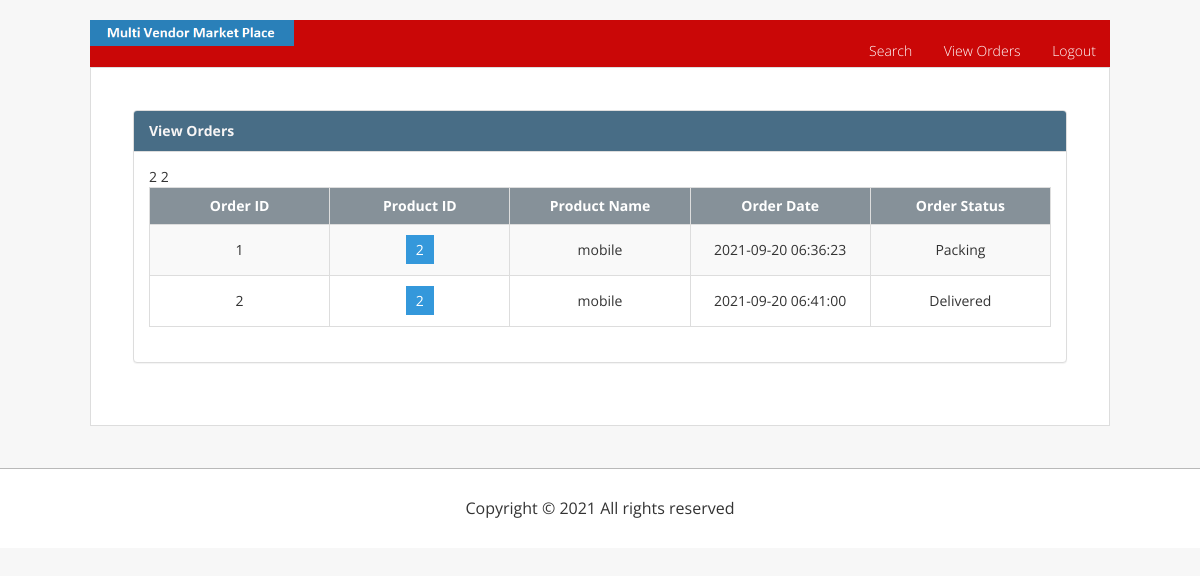
/vieworders.php (signed in), run on the app's committed database.
### tables this page shows
CREATE TABLE IF NOT EXISTS `orders` (
  `id` int(5) NOT NULL AUTO_INCREMENT,
  `userid` varchar(50) NOT NULL,
  `pid` int(5) NOT NULL,
  `orderdate` varchar(50) NOT NULL,
  `orderstatus` varchar(50) NOT NULL,
  PRIMARY KEY (`id`)
);

CREATE TABLE IF NOT EXISTS `products` (
  `pid` int(5) NOT NULL AUTO_INCREMENT,
  `name` varchar(50) NOT NULL,
  `price` varchar(50) NOT NULL,
  `mname` varchar(50) NOT NULL,
  `expdate` varchar(50) NOT NULL,
  `description` varchar(500) NOT NULL,
  `type` varchar(50) NOT NULL,
  `product_image` varchar(500) NOT NULL,
  `store` varchar(50) NOT NULL,
  PRIMARY KEY (`pid`)
);

### vieworders.php (the view, shortened to what this page needs)
<?php include('includes/header.php'); ?>
<?php include('includes/config.php'); ?>
<?php
    $result = mysqli_query($con,"SELECT * FROM  orders where userid='$username'");
?>
<div id="page-wrapper">
	<div class="row">
		<div class="col-lg-12">
			<div class="panel panel-default">
			<div class="panel-heading">
    							<strong> View Orders </strong>
    						</div>
    						<div class="panel-body">
    							<div class="table-responsive">
    								<table class="table table-striped table-bordered table-hover"
    									id="dataTables-example">
    									<thead>
    										<tr>
    											<td width="10%">Order ID</td>
												<td width="10%">Product ID</td>
    											<td width="10%">Product Name</td>
    											<td width="10%">Order Date</td>
    											<td width="10%">Order Status</td>
    										</tr>
    									</thead>
    									<tbody>
        									<?php while($row = mysqli_fetch_assoc($result))
        									  {
        									      $id=$row['pid'];
        									      $products = mysqli_query($con,"SELECT * FROM products WHERE pid='$id'");
        									      if ($prow = mysqli_fetch_assoc($products))
        									      {
        									?>
            										<tr>
            											<td><?php echo $row ['id']; ?></td>
														<td><a href="viewproduct.php?id=<?php echo $id; ?>"><?php echo $row ['pid']; ?></a></td>
            											<td><?php echo $prow ['name']; ?></td>
            											<td><?php echo $row ['orderdate']; ?></td>
            											<td><?php echo $row ['orderstatus']; ?></td>
            										</tr>
        									<?php
        									       }
                                                }
                                            ?>
    									</tbody>
    								</table>
    							</div>
    						</div>
			</div>
		</div>
	</div>
</div>
</div>
</div>
<?php include('includes/footer.php'); ?>

### css/style.css (style rules this page uses)
body { padding:0; margin:0; font-family: 'Merriweather', serif; background:#f7f7f7; }
body a { transition:0.5s all; -webkit-transition:0.5s all; -moz-transition:0.5s all; -o-transition:0.5s all; -ms-transition:0.5s all; }
section .content .panel.panel-default { font-family: 'Open Sans', sans-serif; }
section .content .panel.panel-default .table-responsive table thead { background-color: #869199; font-weight: 700; color: #fff; }
section .content .panel.panel-default .table-responsive table tbody tr td { padding: 15px 0; vertical-align: middle; text-align: center; }
section .content .panel.panel-default .table-responsive table tbody tr td a { padding: 5px 10px; background-color: #3498db; color: #fff; }
section .content .panel.panel-default .table-responsive .table-bordered > thead > tr > th, .table-bordered > thead > tr > td { border-bottom-width: 1px; text-align: center; }
section .content .panel.panel-default .panel-heading { color: #F7F5F5; background-color: #486D86; }

### data on the page
orders: id "1", pid "2", pid.name "mobile", orderdate "2021-09-20 06:36:23", orderstatus "Packing"
orders: id "2", pid "2", pid.name "mobile", orderdate "2021-09-20 06:41:00", orderstatus "Delivered"
